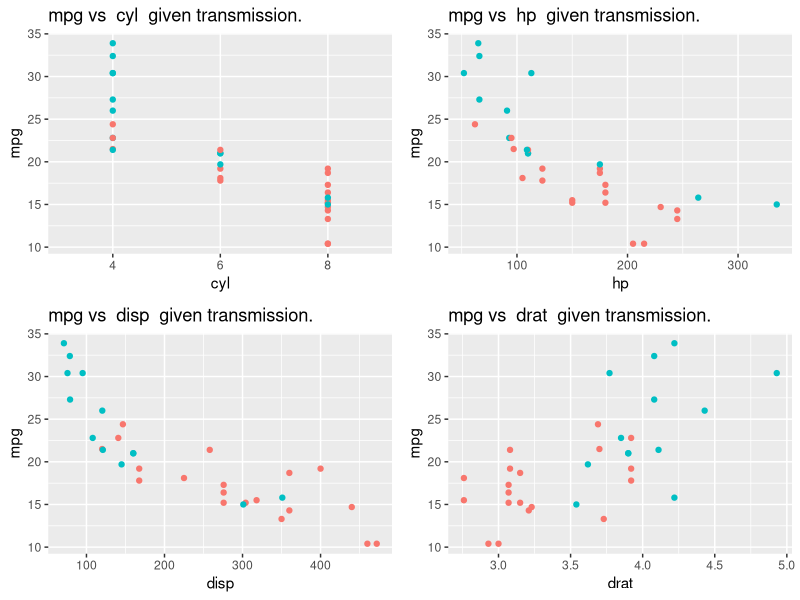
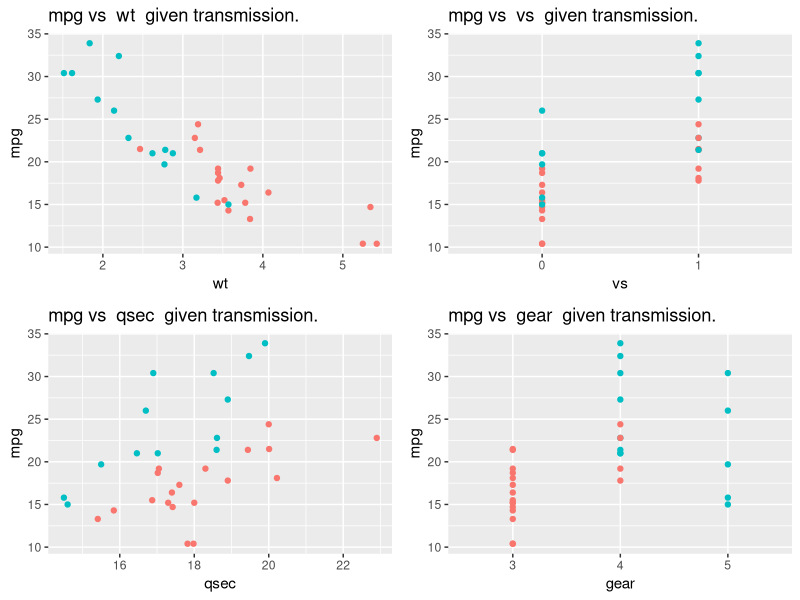
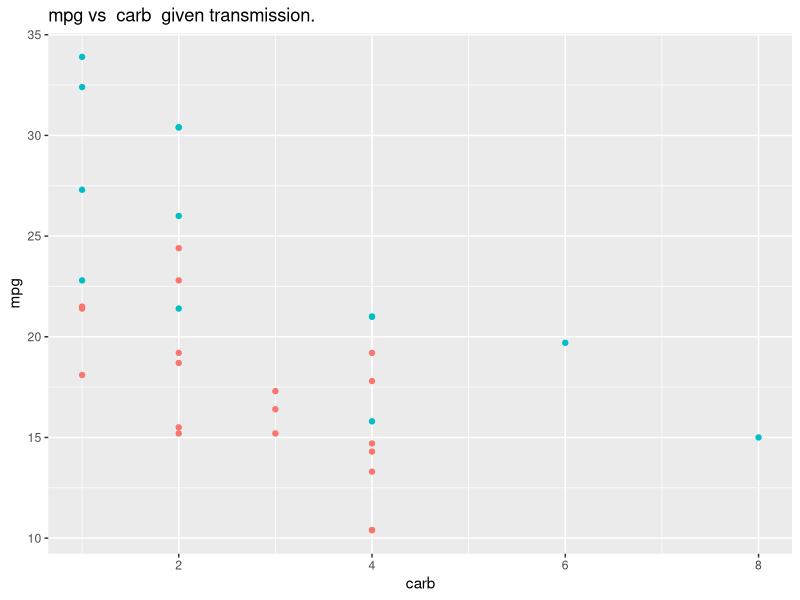
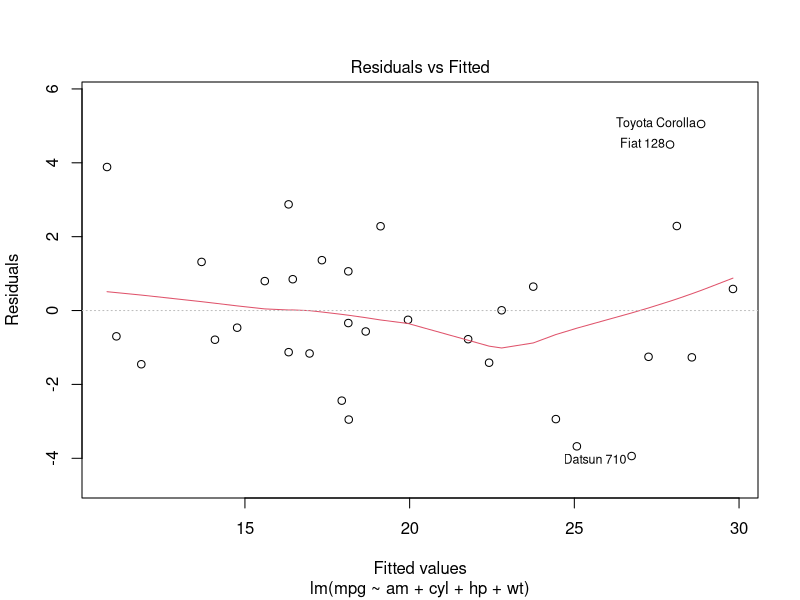
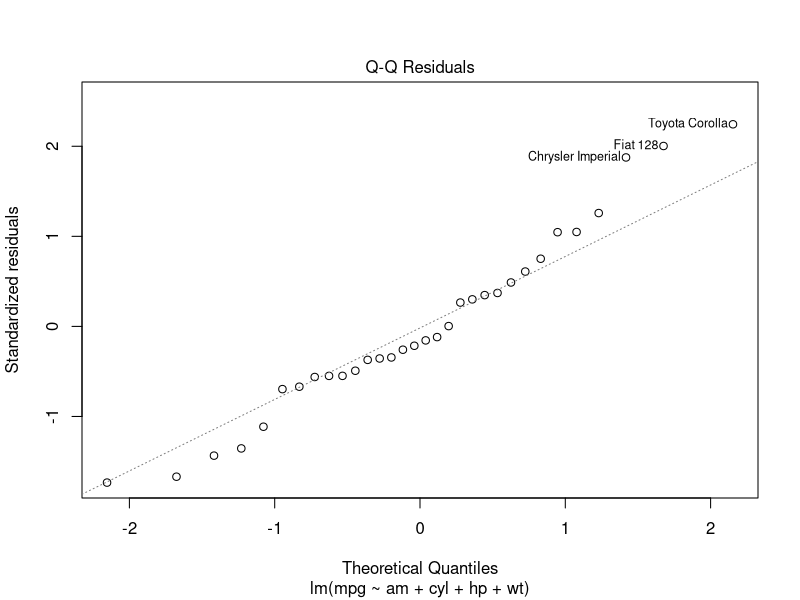

Write the R code that produced these figures, in order.
## ---- chunk 1
data("mtcars")
## ---- chunk 2
options(digits = 3)
## ---- chunk 3
mtcars$cyl<-as.factor(mtcars$cyl)
mtcars$vs<-as.factor(mtcars$vs)
mtcars$am<-as.factor(mtcars$am)
mtcars$gear<-as.factor(mtcars$gear)
## ---- chunk 4
ind<-sapply(1:11,function(i)!is.factor(mtcars[1:nrow(mtcars),i]))
mtcars.corr<-cor(mtcars[,ind])
mtcars.corr
## ---- chunk 5
fit<-list()

fit[[1]] <- lm(mpg ~ am, mtcars)

fit[[2]] <- lm(mpg ~ am + cyl, mtcars)

fit[[3]] <- lm(mpg ~ am + cyl + gear, mtcars)

fit[[4]] <- lm(mpg ~ am * cyl, mtcars)

fit[[5]] <- lm(mpg ~ am * gear, mtcars)

fit[[6]] <- lm(mpg ~ am * cyl + am * gear, mtcars)

## ---- chunk 6
anova(fit[[1]], fit[[2]], fit[[3]])
## ---- chunk 7
anova(fit[[2]], fit[[4]], fit[[6]])
## ---- chunk 8
anova(fit[[2]],
      update(fit[[2]], .~. + hp),
      update(fit[[2]], .~. + hp + wt))

## ---- chunk 9
fitf<-update(fit[[2]], .~. + hp + wt)
fitf
## ---- chunk 10
# Multiple plot function
#
# ggplot objects can be passed in ..., or to plotlist (as a list of ggplot objects)
# - cols:   Number of columns in layout
# - layout: A matrix specifying the layout. If present, 'cols' is ignored.
#
# If the layout is something like matrix(c(1,2,3,3), nrow=2, byrow=TRUE),
# then plot 1 will go in the upper left, 2 will go in the upper right, and
# 3 will go all the way across the bottom.
#
multiplot <- function(..., plotlist=NULL, file, cols=1, layout=NULL) {
  library(grid)

  # Make a list from the ... arguments and plotlist
  plots <- c(list(...), plotlist)

  numPlots = length(plots)

  # If layout is NULL, then use 'cols' to determine layout
  if (is.null(layout)) {
    # Make the panel
    # ncol: Number of columns of plots
    # nrow: Number of rows needed, calculated from # of cols
    layout <- matrix(seq(1, cols * ceiling(numPlots/cols)),
                    ncol = cols, nrow = ceiling(numPlots/cols))
  }

 if (numPlots==1) {
    print(plots[[1]])

  } else {
    # Set up the page
    grid.newpage()
    pushViewport(viewport(layout = grid.layout(nrow(layout), ncol(layout))))

    # Make each plot, in the correct location
    for (i in 1:numPlots) {
      # Get the i,j matrix positions of the regions that contain this subplot
      matchidx <- as.data.frame(which(layout == i, arr.ind = TRUE))

      print(plots[[i]], vp = viewport(layout.pos.row = matchidx$row,
                                      layout.pos.col = matchidx$col))
    }
  }
}
## ---- chunk 11
library(ggplot2)
g<-list()
for(i in c(2:8,10:11)){
  
  if(is.factor(mtcars[,i])){
  
    g[[length(g)+1]]<-ggplot(data = data.frame(y = mtcars[,1], x = mtcars[,i], type = mtcars[,9]), 
           aes(y = y, colour = type, x = x))+ 
      geom_point() + 
      xlab(colnames(mtcars)[i]) + theme(legend.position="none") +
      ylab("mpg") + 
      ggtitle(paste("mpg vs ", colnames(mtcars)[i], " given transmission."))
  } else{
      g[[length(g)+1]]<-ggplot(data = data.frame(y = mtcars[,1], x = mtcars[,i], type = mtcars[,9]), 
           aes(y = y, colour = type, x = x))+ 
        geom_point() + 
        xlab(colnames(mtcars)[i]) + theme(legend.position="none") +
        ylab("mpg") + 
        ggtitle(paste("mpg vs ", colnames(mtcars)[i], " given transmission."))
        geom_violin()  
  }
}
multiplot(g[[1]],g[[2]], g[[3]],g[[4]],cols = 2)
multiplot(g[[5]],g[[6]], g[[7]],g[[8]],cols = 2)
g[[9]]

## ---- chunk 12
plot(fitf, which = c(1,2))
